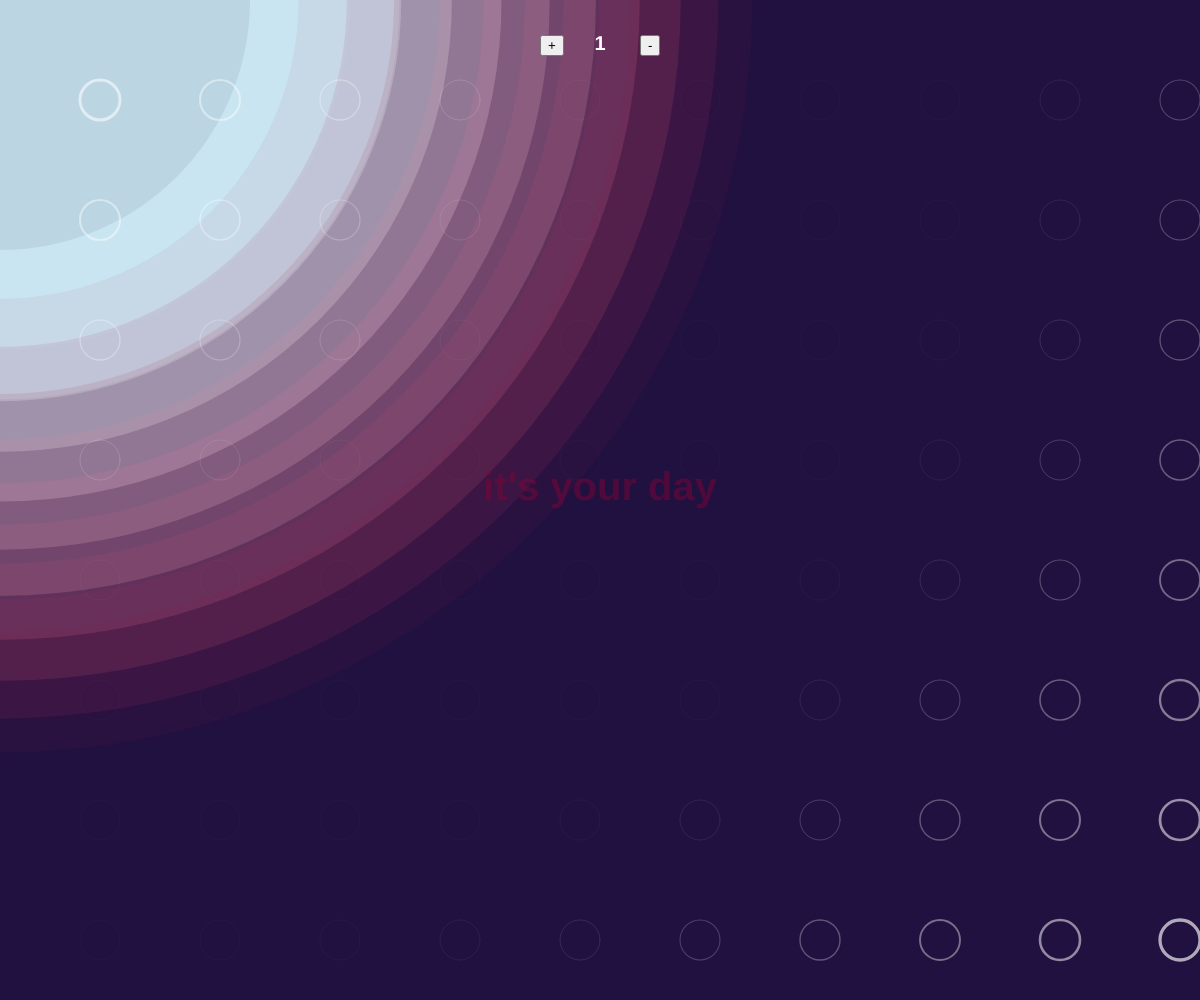
Frame 1 (no input)
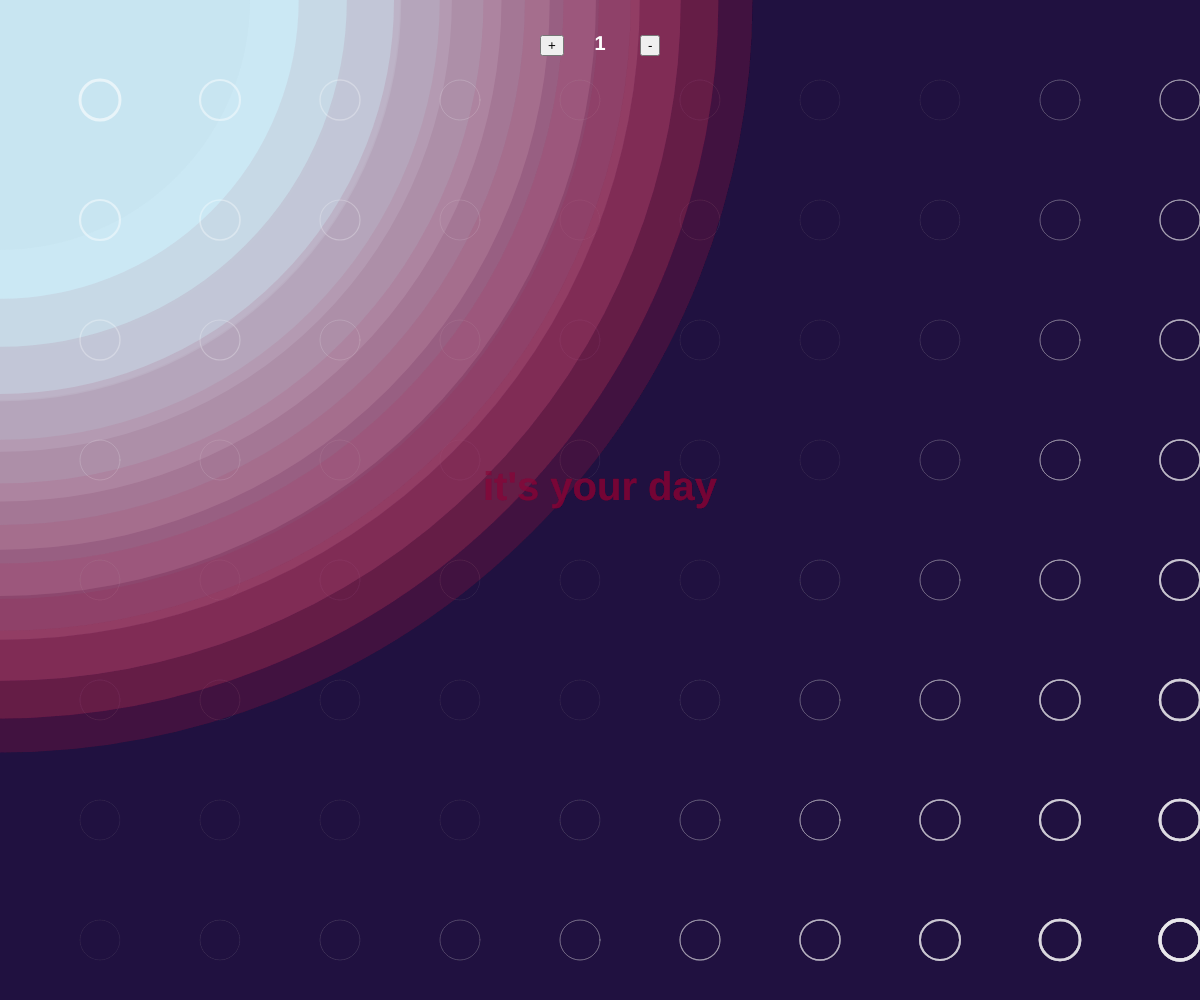
Frame 60 (no input)
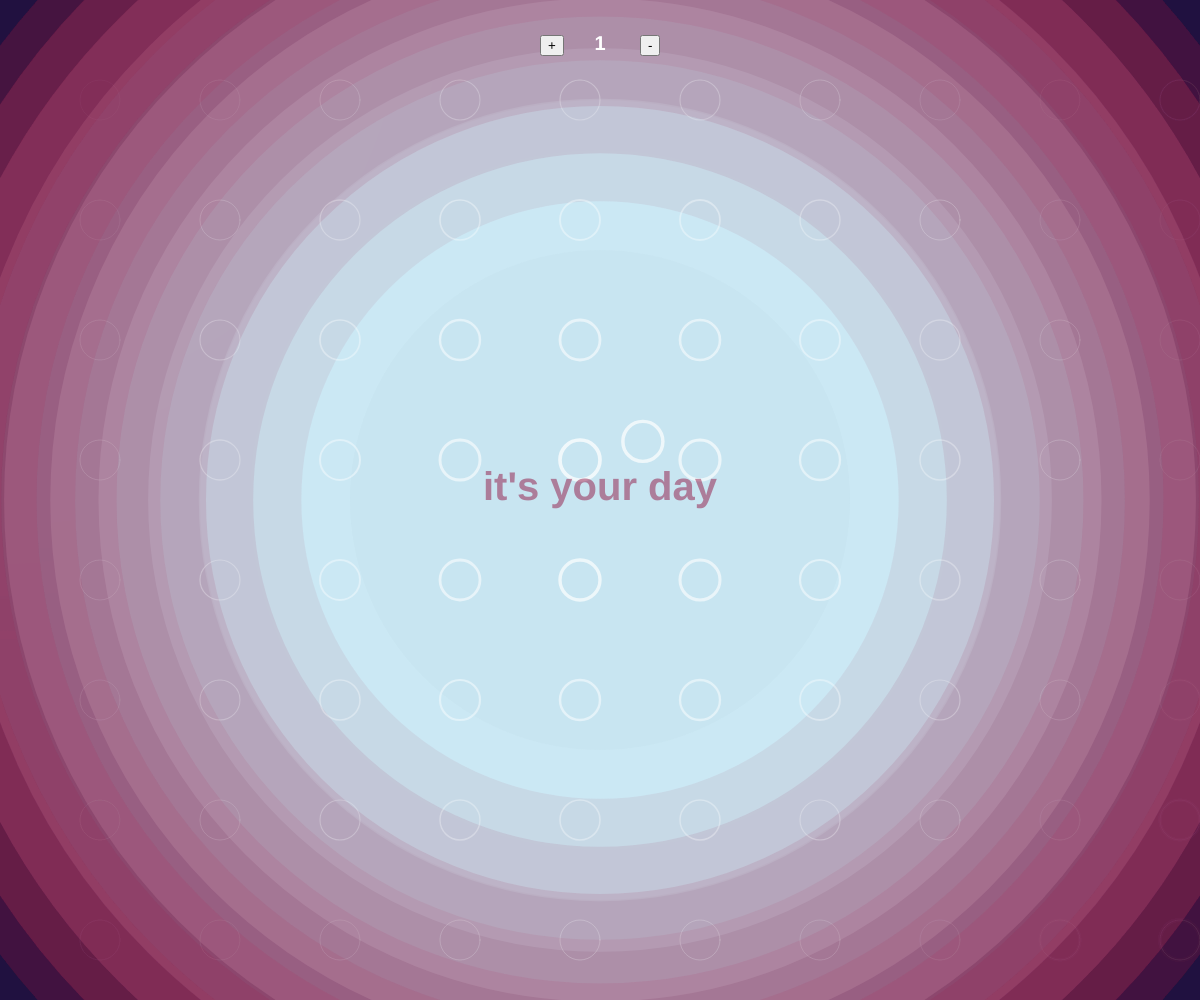
Frame 120 (the mouse pressed at the canvas centre since frame 60)

The p5.js sketch that drew these frames (run headless with seeded random() and noise() and a simulated clock; from frame 60 on, the mouse is pressed at the canvas centre):

// p5.js sketch
// ── sketch.js
let system;
let amount=1;
let pressed=false;

let TimeZone = function(position, radius) {
  this.position = position.copy();
  this.newPosition = position.copy();
  this.strength = this.newPosition.sub(createVector(mouseX, mouseY)).mag();
  this.radius = radius;
}

TimeZone.prototype.update = function() {
  this.newPosition = this.position.copy();
  this.strength = this.newPosition.sub(createVector(mouseX, mouseY)).mag();
  this.display();
}

TimeZone.prototype.display = function() {
  noFill();
  stroke(255, 5);
  strokeWeight(1);
  ellipse(this.position.x, this.position.y, this.radius * 2, this.radius * 2);
  let tzcolor = color("white");
  tzcolor.setAlpha(200 - 200*sin(this.strength / 255/2))
  stroke(tzcolor);
  fill("#00000000");
  strokeWeight(4-4*sin(this.strength / 255 / 2));
  ellipse(this.position.x, this.position.y, this.radius * 2, this.radius * 2);
}

let TimeZoneSystem = function() {
  this.canvas = createVector(width, height);
  this.timezones = [];
}

TimeZoneSystem.prototype.addTimeZones = function(radius, distance) {
  for(let x = distance + radius; x < this.canvas.x; x += distance + radius * 2) {
    for(let y = distance + radius; y < this.canvas.y; y += distance + radius * 2) {
      this.timezones.push(new TimeZone(createVector(x, y), radius));
    }
  }
}

TimeZoneSystem.prototype.addTimeZone = function() {
  for(let i=0; i<amount; i++){
      this.timezones.push(new TimeZone(createVector(mouseX+random(-100,100), mouseY+random(-100,100)), 20));
  }
}


TimeZoneSystem.prototype.run = function() {
  this.timezones.forEach(timezone => timezone.update());
}

function setup() {
  createCanvas(windowWidth, windowHeight);
  system = new TimeZoneSystem();
  system.addTimeZones(20, 80);
  background("#201240");
  frameRate(24);
  
  buttonp = createButton('+');
  buttonp.position(width/2-60, 35);
  buttonp.mousePressed(()=>{amount++;pressed=true;}).mouseReleased(()=>{pressed=false;});
  
  
  buttonm = createButton('-');
  buttonm.position(width/2+40, 35);
  buttonm.mousePressed(()=>{if(amount>0){amount--;}pressed=true;}).mouseReleased(()=>{pressed=false;});
}

function draw() {
  let gradColor = color("#201240");
  gradColor.setAlpha(50);
  background(gradColor);
  gradColor = color("#CDEAF5");
  gradColor.setAlpha(230);
  fill(gradColor);
  ellipse(mouseX, mouseY, 800, 800)
  noFill();
  for(let i=0; i<10; i++){
    let gradColor = color(map(i, 0, 10, 205, 140), map(i, 0, 10, 234, 3), map(i, 0, 10, 245, 53));
    gradColor.setAlpha(200-i*20);
    stroke(gradColor);
    strokeWeight(100+sin(i/20)*50);
    ellipse(mouseX, mouseY, 600+sin(i/10)*1000,600+sin(i/10)*1000);
  }
  system.run();
  noStroke();
  textStyle(BOLD);
  fill(color("#8c033570")).textSize(40);
  text("it's your day", width/2-textWidth("it's your day")/2, height/2);
  
  fill(color("white")).textSize(20);
  text(amount, width/2-textWidth(amount)/2, 50);
}

function mousePressed() {
  if(!pressed){
  system.addTimeZone();
  }
}
